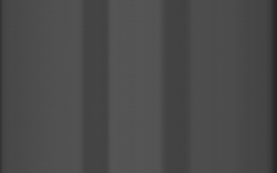
%> input picture test1.bmp, 277 x 173 px
$ octave otsu__.m   (GNU Octave 9; MATLAB toolbox functions it lacks are replaced by stand-ins)
%> lines starting %> are read from the running program, lines starting %| are printed output that depends on the picture; in (x1, y1, x2, y2) boxes, pixels count from 0 and x2, y2 are one past the last pixel; in counts of white or black regions, pixels touching at a corner belong together; the program's own positions count from 1
clear
close all
I = imread('test1.bmp');
%> I is the input picture: size 173x277x3 uint8; min 39, max 86, mean 74.7
I = rgb2gray(I);
%> I: size 173x277 uint8
level = graythresh(I);
%> level = 0.286
level=68/255;
BW = im2bw(I,level);
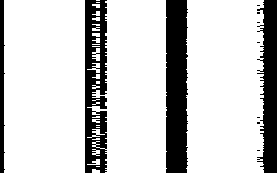
%> BW: size 173x277 logical; 79.7% white; 11 black regions (7 under 20 px), largest, box (x1, y1, x2, y2) and area: (166, 0, 188, 173) 3622, (85, 0, 107, 173) 2931, (257, 0, 277, 173) 2462, (0, 0, 5, 173) 697
imshow(I)
figure
imshow(BW)
figure
imhist(I)
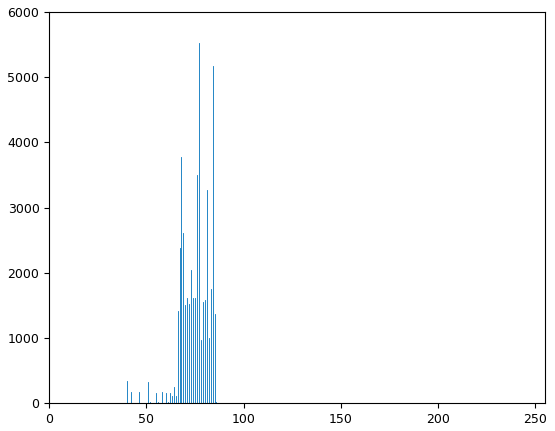
%> figure redrawn from the program's plot data; highest point at x = 77, y = 5520
